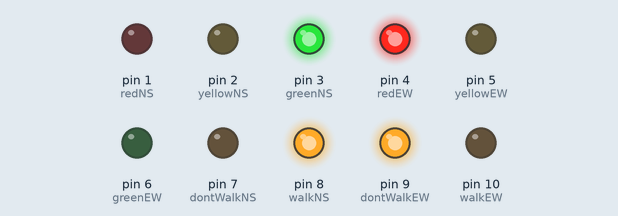
Bench run of a sketch on a simulated Arduino Uno, built with avr-gcc and run on an emulated ATmega328P. Parts: output pins drawn as LEDs (lit = HIGH).

Above: at 2.5 s.
At 6.0 s:
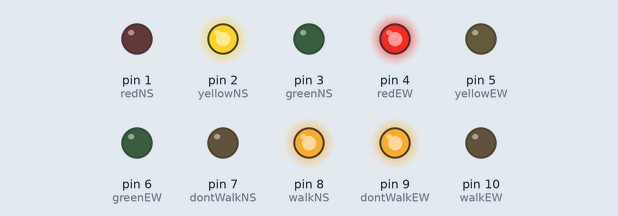
At 9.5 s:
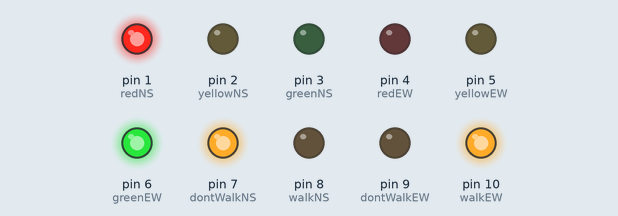
At 13.0 s:
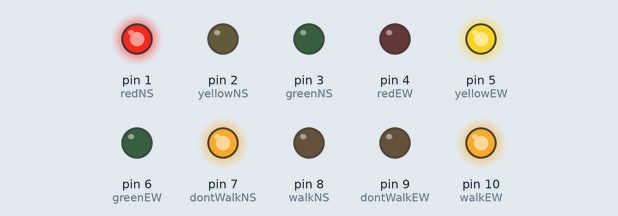
Timing chart, 0 to 18.2 s (numbered marks = the images above):
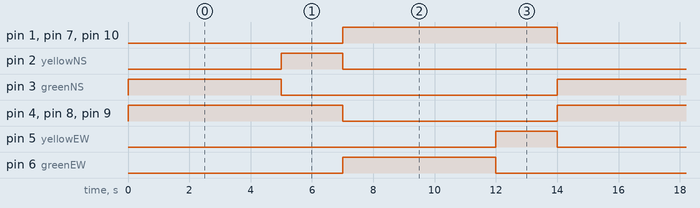

The sketch:

4_way1.ino
```cpp
const int redNS = 1;
const int yellowNS = 2;
const int greenNS = 3;
const int redEW = 4;
const int yellowEW = 5;
const int greenEW = 6;
const int walkNS = 8;
const int dontWalkNS = 7;
const int walkEW = 10;
const int dontWalkEW = 9;

const int greenTime = 5000;
const int yellowTime = 2000;
const int walkTime = 5000;

void setup() {
  pinMode(redNS, OUTPUT);
  pinMode(yellowNS, OUTPUT);
  pinMode(greenNS, OUTPUT);
  pinMode(redEW, OUTPUT);
  pinMode(yellowEW, OUTPUT);
  pinMode(greenEW, OUTPUT);
  pinMode(walkNS, OUTPUT);
  pinMode(dontWalkNS, OUTPUT);
  pinMode(walkEW, OUTPUT);
  pinMode(dontWalkEW, OUTPUT);
}

void loop() {
  digitalWrite(greenNS, HIGH);
  digitalWrite(redNS, LOW);
  digitalWrite(redEW, HIGH);
  digitalWrite(greenEW, LOW);

  digitalWrite(walkNS, HIGH);
  digitalWrite(dontWalkNS, LOW);
  digitalWrite(walkEW, LOW);
  digitalWrite(dontWalkEW, HIGH);
  delay(greenTime);

  digitalWrite(greenNS, LOW);
  digitalWrite(yellowNS, HIGH);
  digitalWrite(redNS, LOW);
  delay(yellowTime);
  digitalWrite(yellowNS, LOW);

  digitalWrite(redNS, HIGH);
  digitalWrite(greenEW, HIGH);
  digitalWrite(redEW, LOW);

  digitalWrite(walkEW, HIGH);
  digitalWrite(dontWalkEW, LOW);
  digitalWrite(walkNS, LOW);
  digitalWrite(dontWalkNS, HIGH);
  delay(greenTime);

  digitalWrite(greenEW, LOW);
  digitalWrite(yellowEW, HIGH);
  digitalWrite(redEW, LOW);
  delay(yellowTime);
  digitalWrite(yellowEW, LOW);
}
```

Measured:
- by itself, pin 2 (yellowNS), pin 5 (yellowEW): alternates HIGH for 2.0 s and LOW for 12.0 s
- by itself, pin 3 (greenNS), pin 6 (greenEW): alternates HIGH for 5.0 s and LOW for 9.0 s
- by itself, pin 1 (redNS), pin 4 (redEW), pin 7 (dontWalkNS), pin 8 (walkNS), pin 9 (dontWalkEW), pin 10 (walkEW): alternates HIGH for 7.0 s and LOW for 7.0 s
